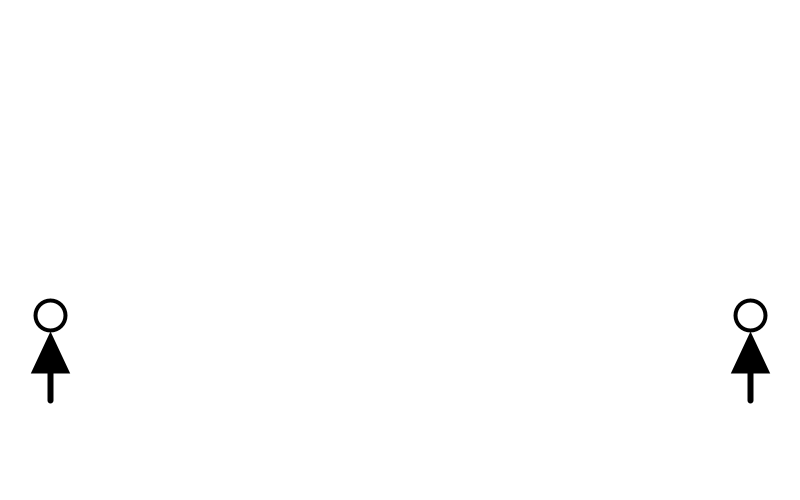
Frame 1 (no input)
Frame 60 (the mouse pressed at the canvas centre just before this capture): identical to frame 1, image omitted
Frame 120 (the mouse held since frame 60 and released just before this capture): identical to frame 1, image omitted

The Processing sketch that drew this single still picture (run headless with seeded random() and noise(); from frame 60 on, the mouse is pressed at the canvas centre):

// Processing sketch: processing_20941
// ── processing_20941.pde

//tryin to be interactive
//maria fang



int leftX=50;
int rightX=750;


void setup() {
  
  size(800,500);
  frameRate(10);
  smooth();
  
}


void draw() {

  background(255);
  
  //Left person
  if((keyPressed == true) && (key == 'z') && (leftX<400)) {
     leftX= leftX+20;
   }
  strokeWeight(6);
  stroke(0);
  line(leftX,370,leftX,400);
  fill(0);
  triangle(leftX,338,leftX-15,370,leftX+15,370);
  stroke(0);
  strokeWeight(4);
  noFill();
  ellipse(leftX,315,30,30);
  
  //Right person
  if((keyPressed == true) && (key == 'z') && (rightX>400)) {
     rightX= rightX-20;
   }
  
  strokeWeight(6);
  stroke(0);
  line(rightX,370,rightX,400);
  fill(0);
  triangle(rightX,338,rightX-15,370,rightX+15,370);
  stroke(0);
  strokeWeight(4);
  noFill();
  ellipse(rightX,315,30,30);
  
    
  //surprise
  if(dist(leftX, 315, rightX, 315) < 300 && dist(leftX, 315, rightX, 315)>=200) {
    fill(0);
    textSize(20);
    text("!", leftX, 280);
    text("!", rightX, 280);
  }
  
  //heart
  if(dist(leftX,315,rightX,315) <50 && dist(leftX, 315, rightX, 315) >=0) {
    fill(247,47,47);
    smooth();
    noStroke();
    fill(255,0,0);
    beginShape();
    vertex(400, 220); 
    bezierVertex(450, 155, 480, 220, 400, 270); 
    vertex(400, 220); 
    bezierVertex(350, 155, 320, 220, 400, 270); 
    endShape();
  }
  
  //text
  if(dist(leftX,315,rightX,315) <50 && dist(leftX, 315, rightX, 315) >=0) {
    for(int i=10; i<30; i +=5) {
      for(int j=30; j<190; j +=25) {
        if((j+25) >10) {
          i=i+5;
        }
          fill(247,47,47);
          strokeWeight(2);
          stroke(0);
          textSize(i);
          text("Happy Valentine's Day", 360-j, j);
    }
  }
 }
  
}
